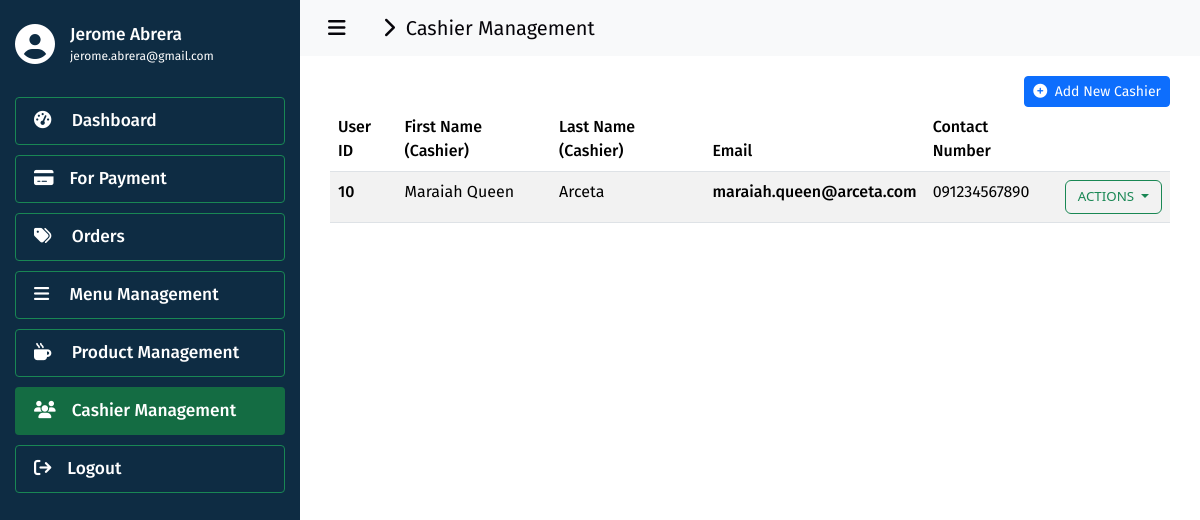
Page /admin/cashier/ (signed in) on the committed database.
### tables this page shows
CREATE TABLE `user_info` (
  `id` int(11) NOT NULL,
  `user_id` int(11) NOT NULL,
  `first_name` varchar(255) NOT NULL,
  `last_name` varchar(255) NOT NULL,
  `email` varchar(255) NOT NULL,
  `contact_number` varchar(255) NOT NULL
);

CREATE TABLE `user_credentials` (
  `id` int(11) NOT NULL,
  `email` varchar(255) NOT NULL,
  `password` varchar(255) NOT NULL,
  `type` varchar(255) NOT NULL
);

### admin/cashier/index.php (the view, shortened to what this page needs)
<?php
  include('../../utils/connections.php');
?>
<!DOCTYPE html>
<html lang="en">
  <head>
    <link
      href="https://cdn.jsdelivr.net/npm/bootstrap@5.3.3/dist/css/bootstrap.min.css"
      rel="stylesheet"
    >
    <link href="https://cdn.datatables.net/2.0.5/css/dataTables.bootstrap5.css" rel="stylesheet">
    <link rel="stylesheet" href="../../assets/css/global.css" />
    <link rel="stylesheet" href="./css/index.css" />
  </head>
  <body>
    <div class="div-classic-side-bar">
      <div class="div-sidebar-logo">
        <i class="fa-solid fa-circle-user color-white" style="font-size: 30pt; margin-top: -8px"></i>
        <div>
          <h4 class="color-white fira-sans-medium h6-title-name">
            <?php
              echo $_SESSION['first_name']." ".$_SESSION['last_name'];
            ?>
          </h4>
          <p class="color-white fira-sans-regular p-title-email">
            <?php
              echo $_SESSION['email'];
            ?>
          </p>
        </div>
      </div>
      <div class="div-siderbar-menu-links">
        <button
          id="btn-dashboard"
          class="btn btn-outline-success btn-sm
            fira-sans-medium
            size-13
            color-dark
            btn-menu
            btn-menu-selected"
          type="button">
          <i class="fa-solid fa-gauge-high"></i><span style="padding-left: 16px">&nbsp;Dashboard</span>
        </button>
        <button
          id="btn-for-payment"
          class="btn btn-outline-success btn-sm
            fira-sans-medium
            size-13
            color-dark
            btn-menu
            btn-menu-selected"
          type="button">
          <i class="fa-solid fa-credit-card"></i><span style="padding-left: 16px">For Payment</span>
        </button>
        <button
          id="btn-orders"
          class="btn btn-outline-success btn-sm
            fira-sans-medium
            size-13
            color-dark
            btn-menu
            btn-menu-selected"
          type="button">
          <i class="fa-solid fa-tags"></i><span style="padding-left: 16px">&nbsp;Orders</span>
        </button>
        <button
          id="btn-menu"
          class="btn btn-outline-success btn-sm
            fira-sans-medium
            size-13
            color-dark
            btn-menu
            btn-menu-selected"
          type="button">
          <i class="fa-solid fa-bars"></i><span style="padding-left: 16px">&nbsp;Menu Management</span>
        </button>
        <button
          id="btn-products"
          class="btn btn-outline-success btn-sm
            fira-sans-medium
            size-13
            color-dark
            btn-menu
            btn-menu-selected"
          type="button">
          <i class="fa-solid fa-mug-hot"></i><span style="padding-left: 16px">&nbsp;Product Management</span>
        </button>
        <button
          id="btn-cashier"
          class="btn btn-success btn-sm
            fira-sans-medium
            size-13
            color-dark
            btn-menu
            btn-menu-selected
            active"
          type="button">
          <i class="fa-solid fa-users"></i><span style="padding-left: 16px">Cashier Management</span>
        </button>
        <button
          id="btn-logout"
          class="btn btn-outline-success btn-sm
            fira-sans-medium
            size-13
            color-dark
            btn-menu
            btn-menu-selected"
          type="button">
          <i class="fa-solid fa-arrow-right-from-bracket"></i><span style="padding-left: 16px">Logout</span>
        </button>
      </div>
    </div>
    <div class="div-classic-container">
      <nav class="navbar navbar-expand-lg navbar-light bg-light">
        <div class="container-fluid">
          <a class="navbar-brand fira-sans-regular color-dark a-navbar-path" href="#" style="cursor: default;">
            &nbsp;&nbsp;&nbsp;<i id="navbar-control" class="fa-solid fa-bars" style="cursor: pointer"></i>
            <i class="fa-solid fa-chevron-right"></i>
            &nbsp;Cashier Management
          </a>
        </div>
      </nav>
      <div class="container" style="padding-inline: 30px; margin-top: 20px;">
        <div class="div-action-buttons">
          <button
            class="btn btn-primary btn-sm fira-sans-regular"
            data-bs-toggle="modal"
            data-bs-target="#staticAddNewCashier">
            <i class="fa-solid fa-circle-plus"></i>&nbsp;&nbsp;Add New Cashier
          </button>
        </div>
        <table id="data" class="table table-striped" style="width:100%">
          <thead>
            <tr>
              <th class="fira-sans-medium">User ID</th>
              <th class="fira-sans-medium">First Name (Cashier)</th>
              <th class="fira-sans-medium">Last Name (Cashier)</th>
              <th class="fira-sans-medium">Email</th>
              <th class="fira-sans-medium">Contact Number</th>
              <th class="fira-sans-medium"></th>
            </tr>
          </thead>
          <tbody>
            <?php
              $fetch_query = "SELECT
                UC.id,
                UI.first_name,
                UI.last_name,
                UI.email,
                UI.contact_number
                FROM `user_credentials` AS UC
                INNER JOIN `user_info` AS UI ON UC.id = UI.user_id
                WHERE UC.type != 'admin'";
              $result = $conn->query($fetch_query);
              if ($result->num_rows > 0) {
                while ($row = $result->fetch_assoc()) {
                  $user_id = $row['id'];
                  $first_name = $row['first_name'];
                  $last_name = $row['last_name'];
                  $email = $row['email'];
                  $contact_number = $row['contact_number'];
                  echo '
                    <tr>
                      <td class="color-brown fira-sans-medium">'.$user_id.'</td>
                      <td class="color-dark fira-sans-regular">
                        '.$first_name.'
                      </td>
                      <td class="color-dark fira-sans-regular">
                        '.$last_name.'
                      </td>
                      <td class="color-dark fira-sans-medium">
                        '.$email.'
                      </td>
                      <td class="fira-sans-regular">
                        '.$contact_number.'
                      </td>
                      <td>
                        <div class="dropdown">
                          <button class="btn btn-outline-success dropdown-toggle size-10" type="button" id="dropdownMenuButton1" data-bs-toggle="dropdown" aria-expanded="false">
                            ACTIONS
                          </button>
                          <ul class="dropdown-menu" aria-labelledby="dropdownMenuButton1">
                            <li><a class="dropdown-item" href="#">Edit Cashier Details</a></li>
                            <li><a class="dropdown-item" href="../../actions/delete_cashier.php?user_id='.$user_id.'">Delete Cashier User</a></li>
                          </ul>
                        </div>
                      </td>
                    </tr>
                  ';
                }
              }
            ?>
          </tbody>
        </table>
      </div>
    </div>
  </body>
</html>

### assets/css/global.css (style rules this page uses)
* { margin: 0; }
:root { --medium-yellow: #ffcd60; --light-yellow: #fee893; --medium-dark: #181f29; --dark: #06050a; --brown: #594837; --white: #ffffff; }
.color-dark { color: var(--dark); }
.color-brown { color: var(--brown); }
.color-white { color: var(--white); }
.fira-sans-regular { font-family: "Fira Sans", sans-serif; font-weight: 400; font-style: normal; }
.fira-sans-medium { font-family: "Fira Sans", sans-serif; font-weight: 500; font-style: normal; }
.size-10 { font-size: 10pt !important; }
.size-13 { font-size: 13pt !important; }

### admin/cashier/css/index.css (style rules this page uses)
* { margin: 0; }
:root { --medium-yellow: #ffcd60; --light-yellow: #fee893; --medium-dark: #181f29; --dark: #06050a; --brown: #594837; --super-light-white: #f5f4f4; --light-white: #F0F0F0; --medium-white: #bababa; --white: #ffffff; }
.div-classic-side-bar { position: fixed; left: 0px; top: 0px; bottom: 0px; width: 300px; background-color: #0E2C43; }
.div-sidebar-logo { display: flex; align-items: center; gap: 15px; padding-inline: 15px; margin-top: 25px; }
.h6-title-name { font-size: 13pt; margin-bottom: 0px !important; }
.p-title-email { font-size: 9pt; line-height: 0px; margin-top: 10px; }
.div-siderbar-menu-links { flex: 1; display: flex; flex-direction: column; padding-inline: 15px; padding-top: 25px; gap: 10px; }
.btn-menu { text-align: left; padding-top: 10px !important; padding-bottom: 10px !important; padding-left: 18px;; color: var(--white); }
.btn-menu.active { border-color: transparent; color: var(--white) }
.div-classic-container { padding-left: 300px; }
.div-action-buttons { display: flex; flex-direction: row; align-items: flex-end; justify-content: flex-end; }

### rows in the picture
user_info: user "10", first_name "Maraiah Queen", last_name "Arceta", email "maraiah.queen@arceta.com", contact_number "091234567890"

### other values in the picture
$_SESSION['first_name'] "Jerome"
$_SESSION['last_name'] "Abrera"
$_SESSION['email'] "jerome.abrera@gmail.com"
